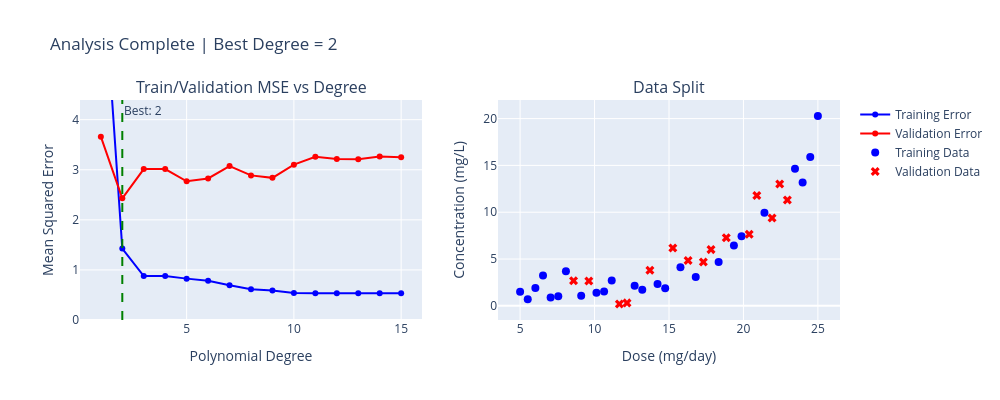

Notebook source saved alongside this figure:
### Markdown cell above
---
## 6. Training vs Validation Error

The key to detecting overfitting: **compare training error with validation error**.

- Training error always decreases with model complexity
- Validation error decreases then **increases** (overfitting!)

**Run the cell twice** to see the analysis.

### Code cell
# Training vs Validation Error
import numpy as np
import plotly.graph_objects as go
from plotly.subplots import make_subplots

# --- TOGGLE LOGIC ---
try:
    show_train_val
except NameError:
    show_train_val = False

show_train_val = not show_train_val

# --- 1. DATA ---
# Simulated pharmacokinetic study - no real patient data is used.
np.random.seed(42)
n_total = 40
dose_all = np.linspace(5, 25, n_total)
# Saturable (Michaelis-Menten) elimination, as in the cells above
Vmax, Km = 30.0, 4.0
conc_all = Km * dose_all / (Vmax - dose_all) + np.random.normal(0, 1.4, n_total)
conc_all = np.maximum(conc_all, 0.2)

# Split into train/validation
indices = np.random.permutation(n_total)
n_train = 25
train_idx = indices[:n_train]
val_idx = indices[n_train:]

dose_train, conc_train = dose_all[train_idx], conc_all[train_idx]
dose_val, conc_val = dose_all[val_idx], conc_all[val_idx]

# --- 2. COMPUTE ERRORS FOR EACH DEGREE ---
if show_train_val:
    max_degree = 15
    degrees = range(1, max_degree + 1)
    train_errors = []
    val_errors = []

    for d in degrees:
        # Create features
        X_train = np.column_stack([dose_train**i for i in range(d + 1)])
        X_val = np.column_stack([dose_val**i for i in range(d + 1)])

        # Fit with small regularization for stability
        lambda_reg = 1e-8
        theta = np.linalg.solve(
            X_train.T @ X_train + lambda_reg * np.eye(d + 1),
            X_train.T @ conc_train
        )

        # Compute MSE
        train_pred = X_train @ theta
        val_pred = X_val @ theta

        train_mse = np.mean((conc_train - train_pred)**2)
        val_mse = np.mean((conc_val - val_pred)**2)

        train_errors.append(train_mse)
        val_errors.append(val_mse)

    # Find best degree
    best_degree = degrees[np.argmin(val_errors)]
    status = f"Analysis Complete | Best Degree = {best_degree}"
else:
    degrees = range(1, 16)
    train_errors = [0] * 15
    val_errors = [0] * 15
    best_degree = 0
    status = "Initial - Run again to compute"

# --- 3. VISUALIZE ---
fig = make_subplots(
    rows=1, cols=2,
    column_widths=[0.5, 0.5],
    subplot_titles=('Train/Validation MSE vs Degree', 'Data Split')
)

if show_train_val:
    # Error curves
    fig.add_trace(go.Scatter(
        x=list(degrees), y=train_errors,
        mode='lines+markers',
        line=dict(color='blue', width=2),
        marker=dict(size=6),
        name='Training Error'
    ), row=1, col=1)

    fig.add_trace(go.Scatter(
        x=list(degrees), y=val_errors,
        mode='lines+markers',
        line=dict(color='red', width=2),
        marker=dict(size=6),
        name='Validation Error'
    ), row=1, col=1)

    # Best degree marker
    fig.add_vline(
        x=best_degree, line_dash="dash", line_color="green",
        annotation_text=f"Best: {best_degree}", row=1, col=1
    )

# Data points
fig.add_trace(go.Scatter(
    x=dose_train, y=conc_train,
    mode='markers',
    marker=dict(size=8, color='blue', symbol='circle'),
    name='Training Data'
), row=1, col=2)

fig.add_trace(go.Scatter(
    x=dose_val, y=conc_val,
    mode='markers',
    marker=dict(size=8, color='red', symbol='x'),
    name='Validation Data'
), row=1, col=2)

fig.update_xaxes(title_text="Polynomial Degree", row=1, col=1)
fig.update_yaxes(title_text="Mean Squared Error", row=1, col=1)
fig.update_xaxes(title_text="Dose (mg/day)", row=1, col=2)
fig.update_yaxes(title_text="Concentration (mg/L)", row=1, col=2)

if show_train_val:
    fig.update_yaxes(range=[0, max(val_errors) * 1.2], row=1, col=1)

fig.update_layout(
    title=status,
    width=1000, height=400,
    showlegend=True
)

fig.show()

if show_train_val:
    print(f"\nKey insight: Training error keeps decreasing, but validation error")
    print(f"increases after degree {best_degree} - that's OVERFITTING!")
    print(f"\nOptimal degree: {best_degree}")

### Figure 1 — Plotly figure (JSON) as saved in the notebook; plotly's stock layout.template omitted (floating-point values rounded to 4 significant figures)
{"data": [{"line": {"color": "blue", "width": 2}, "marker": {"size": 6}, "mode": "lines+markers", "name": "Training Error", "type": "scatter", "x": [1, 2, 3, 4, 5, 6, 7, 8, 9, 10, 11, 12, 13, 14, 15], "xaxis": "x", "y": [7.663, 1.426, 0.8776, 0.8776, 0.8261, 0.7824, 0.6934, 0.6144, 0.5885, 0.5378, 0.5335, 0.5348, 0.5361, 0.535, 0.5361], "yaxis": "y"}, {"line": {"color": "red", "width": 2}, "marker": {"size": 6}, "mode": "lines+markers", "name": "Validation Error", "type": "scatter", "x": [1, 2, 3, 4, 5, 6, 7, 8, 9, 10, 11, 12, 13, 14, 15], "xaxis": "x", "y": [3.661, 2.429, 3.013, 3.013, 2.77, 2.826, 3.074, 2.888, 2.838, 3.101, 3.261, 3.217, 3.209, 3.266, 3.251], "yaxis": "y"}, {"marker": {"color": "blue", "size": 8, "symbol": "circle"}, "mode": "markers", "name": "Training Data", "type": "scatter", "x": [5.513, 7.051, 7.564, 6.538, 10.13, 13.21, 6.026, 23.97, 23.46, 10.64, 19.36, 18.33, 19.87, 8.077, 14.23, 5.0, 14.74, 15.77, 9.103, 16.79, 24.49, 21.41, 25.0, 11.15, 12.69], "xaxis": "x2", "y": [0.707, 0.9012, 1.021, 3.247, 1.39, 1.727, 1.912, 13.17, 14.65, 1.547, 6.436, 4.674, 7.44, 3.685, 2.339, 1.495, 1.888, 4.116, 1.085, 3.093, 15.91, 9.951, 20.28, 2.706, 2.146], "yaxis": "y2"}, {"marker": {"color": "red", "size": 8, "symbol": "x"}, "mode": "markers", "name": "Validation Data", "type": "scatter", "x": [15.26, 20.9, 17.31, 18.85, 16.28, 22.44, 8.59, 12.18, 20.38, 11.67, 22.95, 9.615, 21.92, 17.82, 13.72], "xaxis": "x2", "y": [6.191, 11.78, 4.692, 7.285, 4.842, 13.02, 2.679, 0.3189, 7.638, 0.2, 11.31, 2.646, 9.376, 6.008, 3.81], "yaxis": "y2"}], "layout": {"annotations": [{"font": {"size": 16}, "showarrow": false, "text": "Train/Validation MSE vs Degree", "x": 0.225, "xanchor": "center", "xref": "paper", "y": 1.0, "yanchor": "bottom", "yref": "paper"}, {"font": {"size": 16}, "showarrow": false, "text": "Data Split", "x": 0.775, "xanchor": "center", "xref": "paper", "y": 1.0, "yanchor": "bottom", "yref": "paper"}, {"showarrow": false, "text": "Best: 2", "x": 2, "xanchor": "left", "xref": "x", "y": 1, "yanchor": "top", "yref": "y domain"}], "height": 400, "shapes": [{"line": {"color": "green", "dash": "dash"}, "type": "line", "x0": 2, "x1": 2, "xref": "x", "y0": 0, "y1": 1, "yref": "y domain"}], "showlegend": true, "title": {"text": "Analysis Complete | Best Degree = 2"}, "width": 1000, "xaxis": {"anchor": "y", "domain": [0.0, 0.45], "title": {"text": "Polynomial Degree"}}, "xaxis2": {"anchor": "y2", "domain": [0.55, 1.0], "title": {"text": "Dose (mg/day)"}}, "yaxis": {"anchor": "x", "domain": [0.0, 1.0], "range": [0, 4.393], "title": {"text": "Mean Squared Error"}}, "yaxis2": {"anchor": "x2", "domain": [0.0, 1.0], "title": {"text": "Concentration (mg/L)"}}}}
